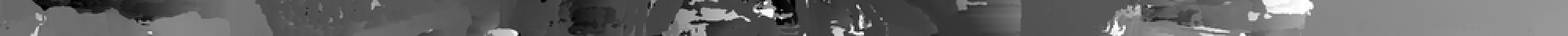
#> input picture outtest1.png, 1000 x 23 px, shrunk from 2200 x 50 before the run (shown 2 times larger)
$ python wavelets1.py outtest1.png Right_pred1.png .
#> lines starting #> are read from the running program, lines starting #| are printed output that depends on the picture
import numpy as np
from PIL import Image
import matplotlib.pyplot as plt
from scipy import signal
from sklearn.preprocessing import MinMaxScaler
import pickle
import sys


pi = np.pi
sigmas = [1,3,6]
thetas = [0, pi/6, pi/4, pi/3, pi/2, 2*pi/3, 3*pi/4, 5*pi/6]
#sigmas = [3]
#thetas = [0]
lambdas = []
size = 21
offset = 10

left = sys.argv[1]
right = sys.argv[2]

DIR = sys.argv[3].rstrip('/') + '/'


#Compute constant  C2 for 2d morlet wavelet. This constant is set to make the sum (integral) of the wavelet equal to 0.
def calcC2(sigma, theta):
    num = 0.0
    denom = 0.0
    for i in range(0,size):
        for j in range(0,size):
            u = np.array([j-offset,i-offset]) # displacement from center
            etheta = np.array([np.cos(theta), np.sin(theta)]) #direction vector
            num += np.exp(1j * (pi / (2*sigma)) * np.dot(u,etheta)) * np.exp(-1 * np.dot(u,u) / (2 * sigma*sigma))
            denom += np.exp(-1 * np.dot(u,u) / (2 * sigma * sigma))
    return num/denom

#Calculate the constant C1 for 2d morlet wavelet. This is set to normalize the sum of the square of the wavelet to 1,
def calcC1(sigma, theta, c2):
    z = 0.0
    for i in range(0,size):
        for j in range(0,size):
            u = np.array([j-offset,i-offset]) # displacement from center
            etheta = np.array([np.cos(theta), np.sin(theta)]) #direction vector
            #We only care about the real part here (hence the cos) since the imaginary part will cancel.
            #The below expression is the real part of the square of the wavelet
            z += ((1 - 2 * c2 * np.cos((pi/(2*sigma)) * np.dot(u,etheta))) + c2*c2) * np.exp(-1 * np.dot(u,u) / (sigma * sigma))
    return 1 / np.sqrt(z)


#Gaussian blur
def calcC(sig):
    z = 0.0
    for i in range(0,size):
        for j in range(0,size):
            u = np.array([j-offset,i-offset])
            z += np.exp(-2*(np.dot(u,u))/(2*sig*sig))
    return 1 / np.sqrt(z)

def imgLookup(img, pixels, x, y):
    if (x < 0) or (x >= img.width) or (y < 0) or (y >= img.height):
        return 0
    elif isinstance(pixels[x,y], tuple):
        return pixels[x,y][0]
    else:
        return pixels[x,y]


rl = 0
counter = 1
Cs = np.zeros((len(sigmas), len(thetas), 2), dtype=complex)
for i, sigma in enumerate(sigmas):
    for j, theta in enumerate(thetas):

        C2 = calcC2(sigma, theta)
        C1 = calcC1(sigma, theta, C2)
        Cs[i, j, 0] = C1
        Cs[i, j, 1] = C2

for si, sigma in enumerate(sigmas):
    for tj, theta in enumerate(thetas):

        C2 = Cs[si, tj, 1]
        C1 = Cs[si, tj, 0]
        psi = np.zeros((size,size), dtype=complex)
        print(counter)
        etheta = np.array([np.cos(theta), np.sin(theta)])
        for i in range(0,size):
            for j in range(0,size):
                u = np.array([j-offset,i-offset])
                psi[i,j] = (C1/sigma)*(np.exp(1j * (pi/(2*sigma)) * np.dot(u,etheta)) - C2) * np.exp(-1 * np.dot(u,u) / (2*sigma*sigma))
        rl = np.real(psi)
        plt.imshow(rl,'gray')
        plt.title("Real: sigma = " + str(sigma) + ", theta = " + str(theta))
        plt.savefig(DIR + "waveletR" + str(si) + "_" + str(tj) + ".png")

        im = np.imag(psi)
        plt.imshow(im,'gray')
        plt.title("Imaginary: sigma = " + str(sigma) + ", theta = " + str(theta))
        plt.savefig(DIR +"waveletI" + str(si) + "_" + str(tj) + ".png")
        lambdas.append(psi)
        counter += 1
#> this loop made 3 passes
#> pass 1, `plt.savefig(DIR + "waveletR" + str(si) + "_" + str(tj) + ".png")`:
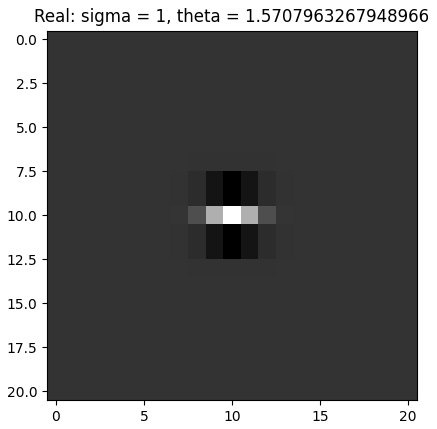
#> figure drawn by matplotlib, 1 panel
#> pass 1, `plt.savefig(DIR + "waveletR" + str(si) + "_" + str(tj) + ".png")`:
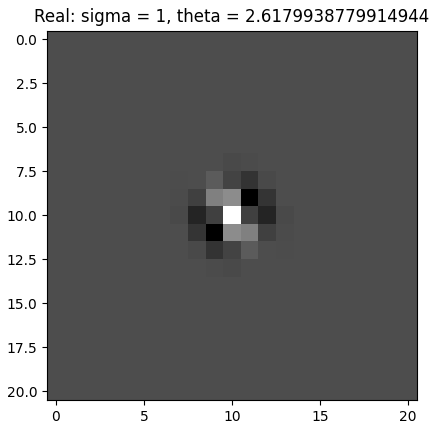
#> figure drawn by matplotlib, 1 panel
#> pass 2, `plt.savefig(DIR +"waveletI" + str(si) + "_" + str(tj) + ".png")`:
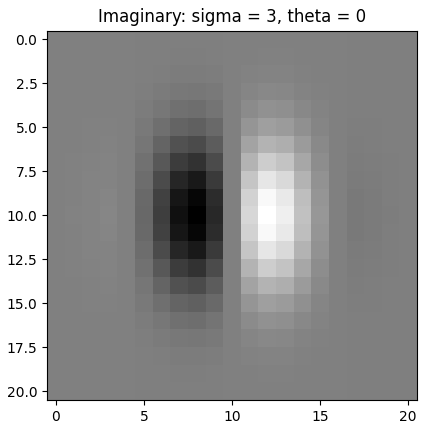
#> figure drawn by matplotlib, 1 panel
#> pass 2, `plt.savefig(DIR + "waveletR" + str(si) + "_" + str(tj) + ".png")`:
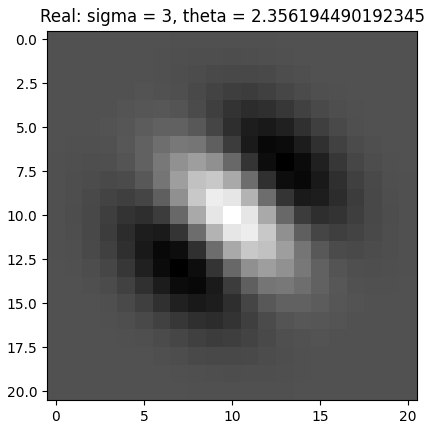
#> figure drawn by matplotlib, 1 panel
#> pass 2, `plt.savefig(DIR +"waveletI" + str(si) + "_" + str(tj) + ".png")`:
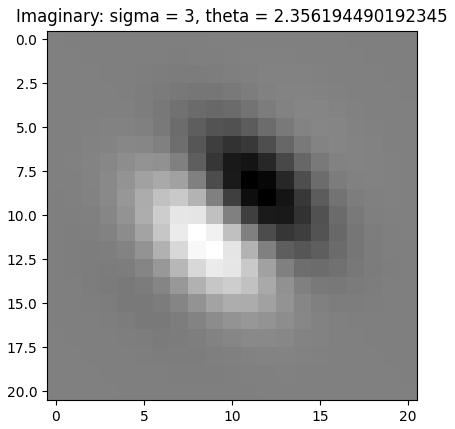
#> figure drawn by matplotlib, 1 panel
#> pass 2, `plt.savefig(DIR + "waveletR" + str(si) + "_" + str(tj) + ".png")`:
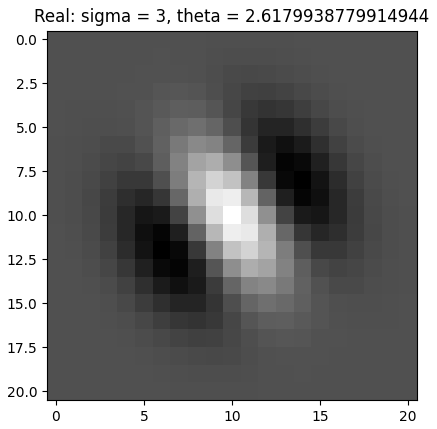
#> figure drawn by matplotlib, 1 panel
#> pass 2, `plt.savefig(DIR +"waveletI" + str(si) + "_" + str(tj) + ".png")`:
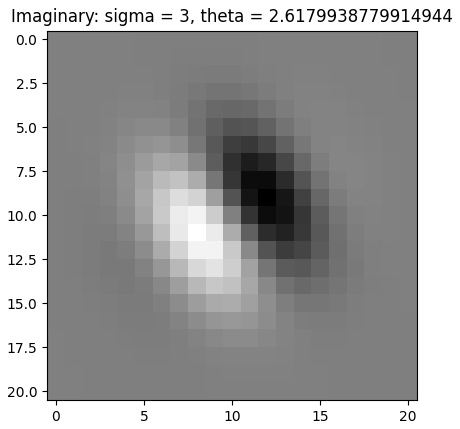
#> figure drawn by matplotlib, 1 panel

with open("lambdas.pickle", 'wb') as f:
    pickle.dump(lambdas, f, pickle.HIGHEST_PROTOCOL)

img = Image.open(left)
#> img is the input picture: PIL image 1000x23 L; min 0, max 255, mean 100.2
(col, row) = img.size
#> col = 1000; row = 23
pixels = img.load()
grayPixL = np.zeros((row,col))
redPixL = np.zeros((row,col))
greenPixL = np.zeros((row,col))
bluePixL = np.zeros((row,col))
for c in range(col):
    for r in range(row):
#> (the run stopped early here; a loop or call above may not have finished)
